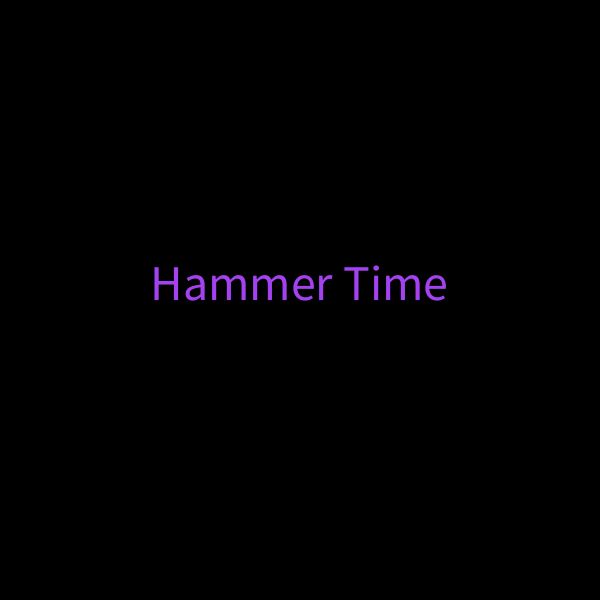
Frame 1 (no input)
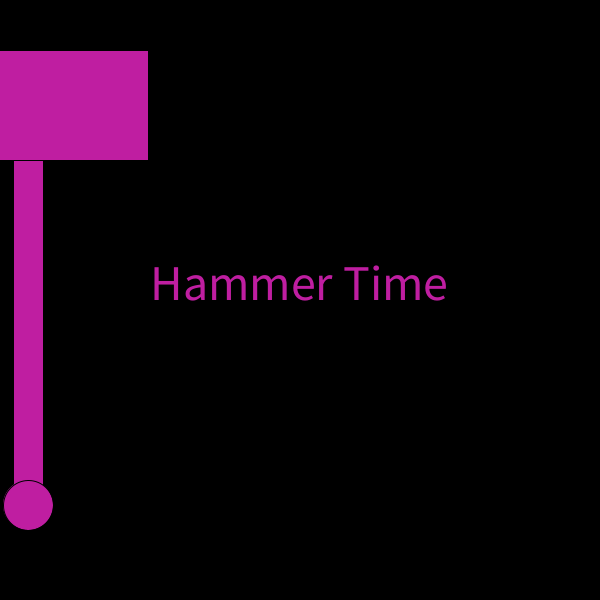
Frame 60 (the mouse pressed at the canvas centre just before this capture)
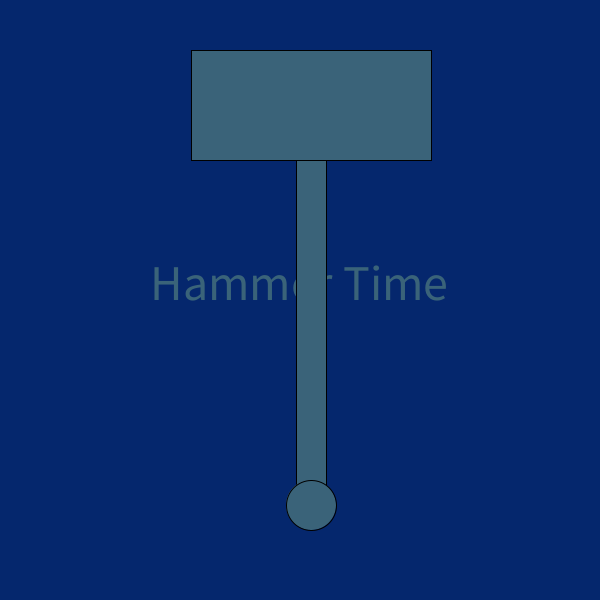
Frame 120 (the mouse held since frame 60 and released just before this capture)

The Processing sketch that drew these frames (run headless with seeded random() and noise(); from frame 60 on, the mouse is pressed at the canvas centre):

// Processing sketch: processing_102015
// ── processing_102015.pde

int x = 9999999;
float easing = 0.2;
void setup() {
  size(600, 600);
}
void draw() {
  float randr = random(0, 255);
   float randg = random(0, 255);
   float randb = random(0, 255);
  if(mousePressed) {
    background(randr * .1, randg * .4, randb *.9);
   } else {
    background(0);
  }
   int targetX = mouseX;
 x += (targetX - x) * easing;
fill(randr, randg, randb);
textSize(50);
text("Hammer Time", 150, 300);
rect(x - 105, 50, 240, 110);
rect(x, 160, 30, 330);
ellipse(x + 15, 505, 50, 50);
}
